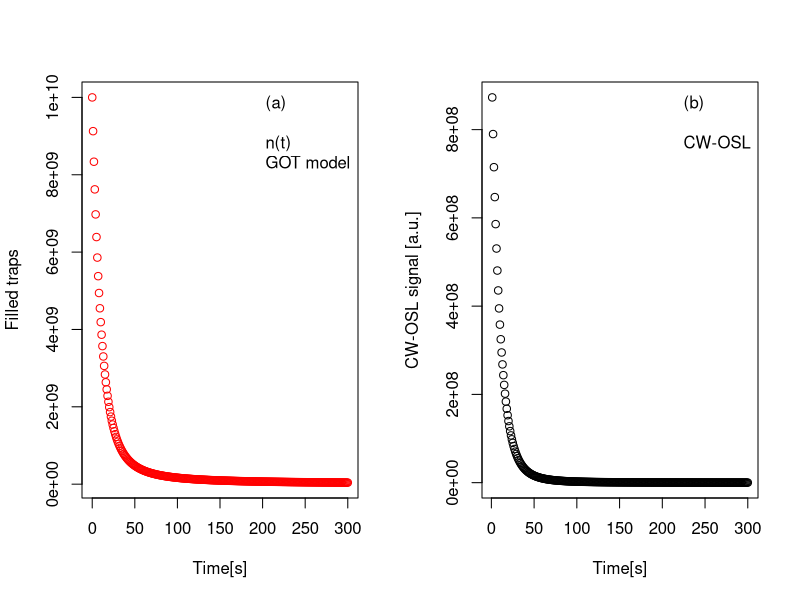

Reproduce this figure in R.
# Numerically Solve GOT equation for CWOSL using package deSolve 
rm(list=ls())
library("deSolve")
# Define Parameters
A_n <- 1e-10 # coefficient of retrapping
A_m <- 1e-8 # coefficient of recombination
Aopt <- 0.1 # Stimulation coefficient [1/s]
delta.t <- 1
t <- seq(0, 300, delta.t) 
n.0 <- 1e10  # initial concentration of filled traps
N.traps <- 1e11   # total concentrations of available traps
# Calculate numerical ODE solution
ODE <- function(t, state, parmameters){
  with(as.list(c(state, parameters)),{
    dn <-  -Aopt * n^2 * A_m / ((N.traps - n) * A_n + n * A_m)
    list(c(dn)) })}
parameters <- c(N.traps=N.traps,Aopt= Aopt,A_m = A_m,A_n = A_n)
state <- c(n = n.0)
num_ODE <- ode(y = state, times = t, func = ODE, 
               parms = parameters)
# Plot remaining filled traps  and TL signal 
par(mfrow=c(1,2))
plot(num_ODE[,1],num_ODE[,2],xlab = "Time[s]", 
     ylab = "Filled traps",col = "red")
legend("topright",bty="n",c("(a)"," ","n(t)","GOT model"))
plot(num_ODE[-1,1],y = abs(diff(num_ODE[,2])),
     xlab = "Time[s]", ylab = "CW-OSL signal [a.u.]")
legend("topright",bty="n",c("(b)"," ","CW-OSL"))
